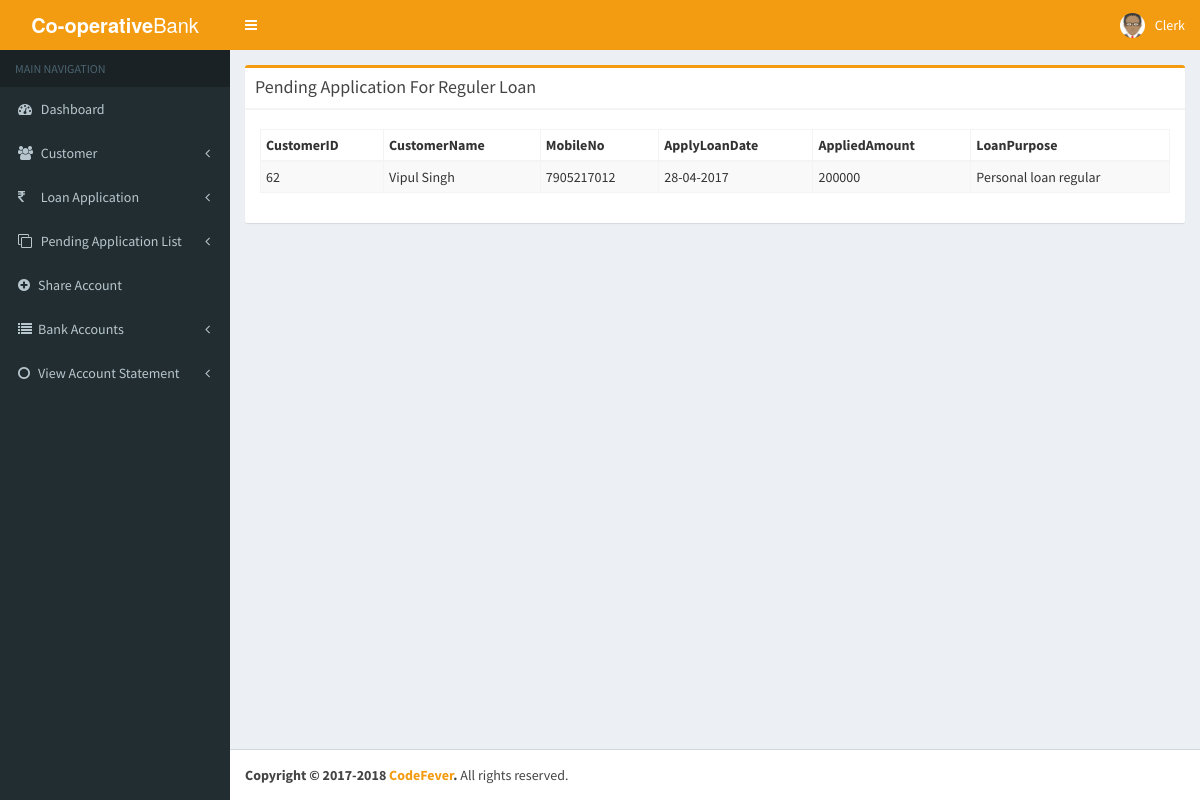
/Views/Clerk/pending_regulerloan_applicationList.php (signed in), run on the app's committed database.
### tables this page shows
CREATE TABLE `userinfo` (
  `UserId` bigint(20) NOT NULL AUTO_INCREMENT,
  `EmployeeName` varchar(50) NOT NULL DEFAULT '',
  `Designation` varchar(50) NOT NULL DEFAULT '',
  `Username` varchar(700) NOT NULL DEFAULT '',
  `Apassword` longtext NOT NULL,
  `RoleId` bigint(20) DEFAULT NULL,
  `CityId` bigint(20) DEFAULT NULL,
  `StateId` bigint(20) DEFAULT NULL,
  `CountryId` bigint(20) DEFAULT NULL,
  `BranchId` bigint(20) DEFAULT NULL,
  `UnderofId` bigint(20) DEFAULT NULL,
  `EmpCode` varchar(50) DEFAULT NULL,
  `Userimage` longblob,
  `EmpId` bigint(20) DEFAULT NULL,
  `CreatedBy` bigint(20) DEFAULT NULL,
  `CreatedDate` datetime DEFAULT NULL,
  `ModifiedDate` datetime DEFAULT NULL,
  `ModifiedBy` bigint(20) DEFAULT NULL,
  `Active` tinyint(4) NOT NULL DEFAULT '1',
  `token` varchar(255) NOT NULL,
  PRIMARY KEY (`UserId`),
  UNIQUE KEY `UQ__UserInfo__536C85E41AAA0C50` (`Username`),
  UNIQUE KEY `EmpCode` (`EmpCode`),
  KEY `RoleId` (`RoleId`),
  KEY `BranchId` (`BranchId`)
);

CREATE TABLE `loanapplication` (
  `ApplyLoanID` bigint(20) NOT NULL AUTO_INCREMENT,
  `CustomerID` bigint(20) NOT NULL,
  `ApplyLoanDate` date NOT NULL,
  `AppliedAmount` double NOT NULL,
  `LoanPurpose` varchar(50) DEFAULT NULL,
  `ForDurationinMonth` int(11) NOT NULL,
  `Gaurantor1Id` bigint(20) DEFAULT NULL,
  `Gaurantor2Id` bigint(20) DEFAULT NULL,
  `Createdby` bigint(20) NOT NULL,
  `Remark` varchar(105) DEFAULT NULL,
  `ViaMobile` smallint(6) DEFAULT NULL,
  `ViaInternet` smallint(6) DEFAULT NULL,
  `BranchId` bigint(20) NOT NULL,
  `Approval` varchar(50) DEFAULT NULL,
  `ApproverRemark` varchar(50) DEFAULT NULL,
  `ApprovalDate` datetime DEFAULT NULL,
  `approve_by` int(11) NOT NULL,
  `OTP` varchar(50) DEFAULT NULL,
  `LoanStatus` varchar(50) NOT NULL,
  `LoanTypeid` bigint(20) DEFAULT NULL,
  `ApproveAmount` double DEFAULT NULL,
  PRIMARY KEY (`ApplyLoanID`),
  KEY `LoanTypeid` (`LoanTypeid`)
);

CREATE TABLE `customer` (
  `CustomerID` bigint(20) NOT NULL AUTO_INCREMENT,
  `CustomerNo` bigint(20) DEFAULT NULL,
  `CustomerName` varchar(55) NOT NULL DEFAULT '',
  `AccountDate` date NOT NULL,
  `ResAddress` varchar(255) NOT NULL,
  `OffAddress` varchar(255) DEFAULT NULL,
  `TelPhoneNo` varchar(25) DEFAULT NULL,
  `MobileNo` varchar(14) DEFAULT NULL,
  `BirthDate` date DEFAULT NULL,
  `Age` int(11) NOT NULL,
  `CityId` bigint(20) NOT NULL,
  `StateId` bigint(20) NOT NULL,
  `CountryId` bigint(20) NOT NULL,
  `EmailID` varchar(255) DEFAULT NULL,
  `pincode` int(11) NOT NULL,
  `MartialStatus` varchar(50) DEFAULT NULL,
  `SpouseName` varchar(50) DEFAULT NULL,
  `SpouseDOB` date DEFAULT NULL,
  `NomineeName` varchar(50) DEFAULT NULL,
  `NomineeAge` varchar(50) DEFAULT NULL,
  `NomineeRelation` varchar(50) DEFAULT NULL,
  `Religion` varchar(50) DEFAULT NULL,
  `Caste` varchar(50) DEFAULT NULL,
  `Gender` varchar(50) DEFAULT NULL,
  `ApplicantFather` varchar(50) DEFAULT NULL,
  `FamilyDetails` varchar(50) DEFAULT NULL,
  `FamilyRelation` varchar(50) DEFAULT NULL,
  `PanCardNo` varchar(25) DEFAULT NULL,
  `Uidno` varchar(50) DEFAULT NULL,
  `idtype` varchar(50) DEFAULT NULL,
  `PhotoIdentityNumber` varchar(25) DEFAULT NULL,
  `mphoto` longblob,
  `photoid` longblob,
  `IDProof1` longblob,
  `IDProof2` longblob,
  `CSign` longblob,
  `MemberShipFees` double DEFAULT NULL,
  `BranchId` bigint(20) DEFAULT NULL,
  `memactive` tinyint(4) DEFAULT '0',
  `ActiveBy` bigint(20) NOT NULL,
  `Approval` varchar(50) DEFAULT NULL,
  `ApproverId` bigint(20) DEFAULT NULL,
  `ApproverRemark` varchar(250) DEFAULT NULL,
  `Approvaldate` datetime DEFAULT NULL,
  `LastModifiedBy` bigint(20) DEFAULT NULL,
  `LastModifiedDate` datetime DEFAULT NULL,
  PRIMARY KEY (`CustomerID`)
);

### Views/superadmin-session.php (called while the page is built, shortened)
<?php
    $user_check=$_SESSION['login_user'];
    $ses_sql = mysql_query("select UserId, Username, Userimage from userinfo where Username='$user_check'") or die(mysql_error());
    $row = mysql_fetch_assoc($ses_sql);
    $login_session = $row['Username'];
?>

### Views/Clerk/pending_regulerloan_applicationList.php (the view, shortened to what this page needs)
<?php
include '../superadmin-session.php';
?>
<!DOCTYPE html>
<html>
    <head>
        <?php include 'include/clerk_nav.php'; ?>
    </head>
    <body class="hold-transition skin-blue sidebar-mini" link="white">
        <div class="wrapper">
            <?php include 'include/clerk_sidenav.php'; ?>
            <div class="content-wrapper">
                <section class="content">
                    <div class="box box-warning">
                        <div class="box-header with-border">
                            <h3 class="box-title">Pending Application For Reguler Loan</h3>
                        </div>
                        <form role="form" method="post" action="">
                            <div class="col-md-12">
                                <div class="form-group">
                                    <?php
                                    $sql = mysql_query("SELECT * from  loanapplication la inner join customer c on c.CustomerID=la.CustomerID   where  LoanStatus='pending' ") or die(mysql_error());
                                    ?>
                                    <br>
                                    <table class="table table-responsive table-condensed table-striped table-hover table-bordered">
                                        <thead>
                                            <tr>
                                                <th>CustomerID</th>
                                                <th>CustomerName</th>
                                                <th>MobileNo</th>
                                                <th>ApplyLoanDate</th>
                                                <th>AppliedAmount</th>
                                                <th>LoanPurpose</th>
                                            </tr>
                                        </thead>
                                        <?php
                                        while ($row = mysql_fetch_array($sql)) {
                                            echo "<tr>";
                                            echo "<td>" . $row['CustomerID'] . "</td>"
                                            . "<td>" . $row['CustomerName'] . "</td>"
                                            . "<td>" . $row['MobileNo'] . "</td>"
                                            . "<td>" . date('d-m-Y', strtotime($row['ApplyLoanDate'])) . "</td>"
                                            . "<td>" . $row['AppliedAmount'] . "</td>"
                                            . "<td>" . $row['LoanPurpose'] . "</td>"
                                            . "</tr>";
                                        }
                                        ?> </table>
                                </div>
                            </div>
                            <div class="box-footer">
                            </div>
                        </form>
                    </div>
                </section>
            </div>
<?php include 'include/clerk_script.php'; ?>
        </div>
    </body>
</html>

### Views/Clerk/include/clerk_sidenav.php (shortened to what this page needs)
<header class="main-header">
    <a href="#" class="logo">
        <span class="logo-lg"><b>Co-operative</b>Bank</span>
    </a>
    <nav class="navbar navbar-static-top">
        <a href="#" class="sidebar-toggle" data-toggle="offcanvas" role="button">
        </a>
        <div class="navbar-custom-menu">
            <ul class="nav navbar-nav">
                <li class="dropdown user user-menu">
                    <a href="#" class="dropdown-toggle" data-toggle="dropdown">
                        <img src="../upload/<?php echo $_SESSION['uimage']; ?>" class="user-image" >
                        <span class="hidden-xs"><?php echo $login_session; ?></span>
                    </a>
                </li>
            </ul>
        </div>
    </nav>
</header>
<aside class="main-sidebar">
    <section class="sidebar">
        <ul class="sidebar-menu">
            <li class="header">MAIN NAVIGATION</li>
            <li class="treeview">
                <a href="clerk_dashboard.php">
                    <i class="fa fa-dashboard"></i> <span>Dashboard</span>
                </a>
            <li class="treeview">
                <a href="#">
                    <i  class="fa fa-users"></i>
                    <span>Customer</span>
                    <span class="pull-right-container">
                        <i class="fa fa-angle-left pull-right"></i>
                    </span>
                </a>
            </li>
            <li class="treeview">
                <a href="">
                    <i class="fa fa-inr"></i>
                    <span>Loan Application</span>
                    <span class="pull-right-container">
                        <i class="fa fa-angle-left pull-right"></i>
                    </span>
                </a>
            </li>
            <li class="treeview">
                <a href="#">
                    <i class="fa fa-clone"></i> <span>Pending Application List</span>
                    <span class="pull-right-container">
                        <i class="fa fa-angle-left pull-right"></i>
                    </span>
                </a>
            <li><a href="ShareAccountList.php"><i class="fa fa-plus-circle"></i>Share Account</a></li>
            <li>
                <a href="#"><i class="fa fa-list"></i>Bank Accounts
                    <span class="pull-right-container">
                        <i class="fa fa-angle-left pull-right"></i>
                    </span>
                </a>
            </li>
            <li>
                <a href="#"><i class="fa fa-circle-o"></i>View Account Statement
                    <span class="pull-right-container">
                        <i class="fa fa-angle-left pull-right"></i>
                    </span>
                </a>
            </li>
    </section>
</aside>

### data on the page
userinfo: Username "Clerk"
loanapplication: CustomerID.CustomerID "62", CustomerID.CustomerName "Vipul Singh", CustomerID.MobileNo "7905217012", ApplyLoanDate "28-04-2017", AppliedAmount "200000", LoanPurpose "Personal loan regular"
